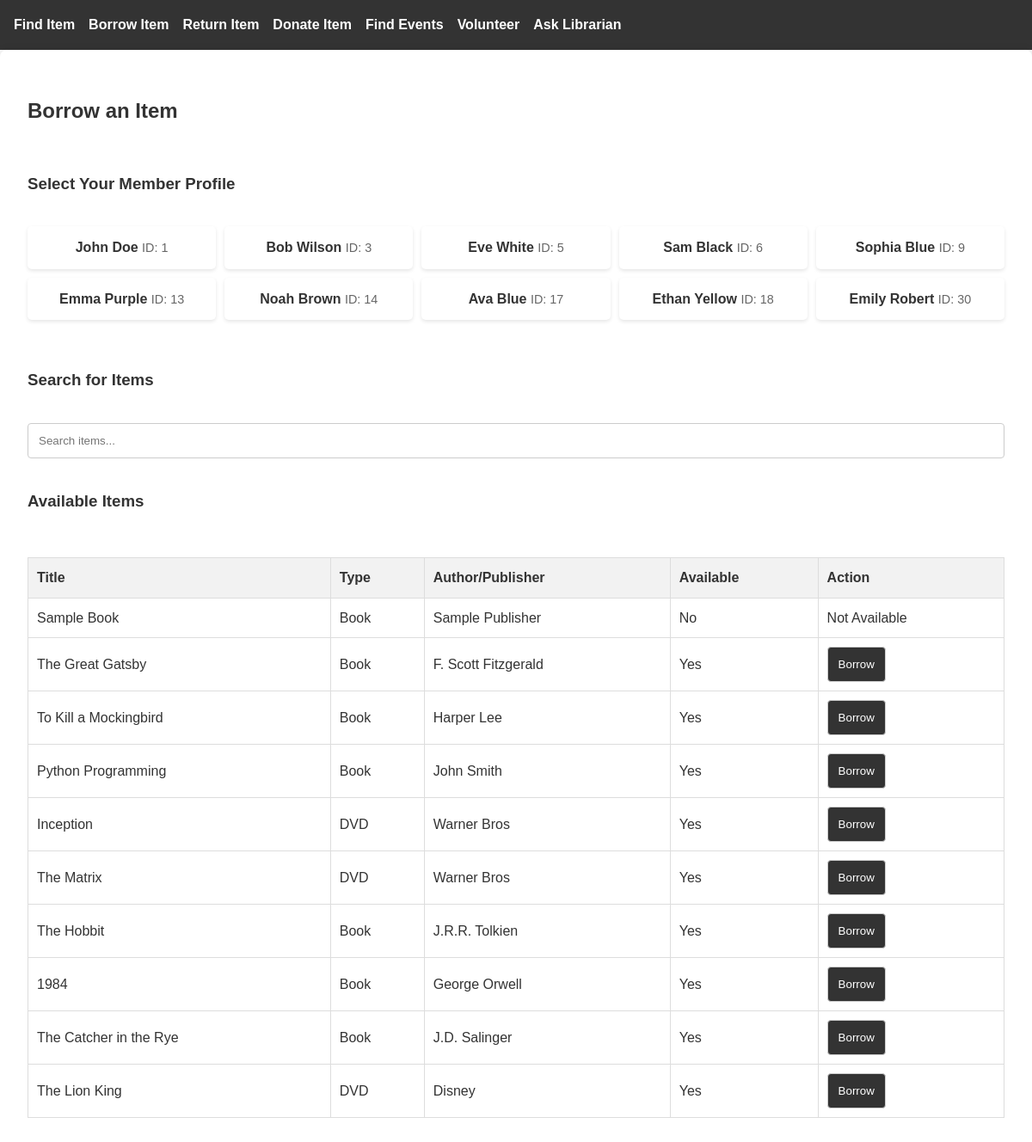
The app's page /borrow-item, older data.
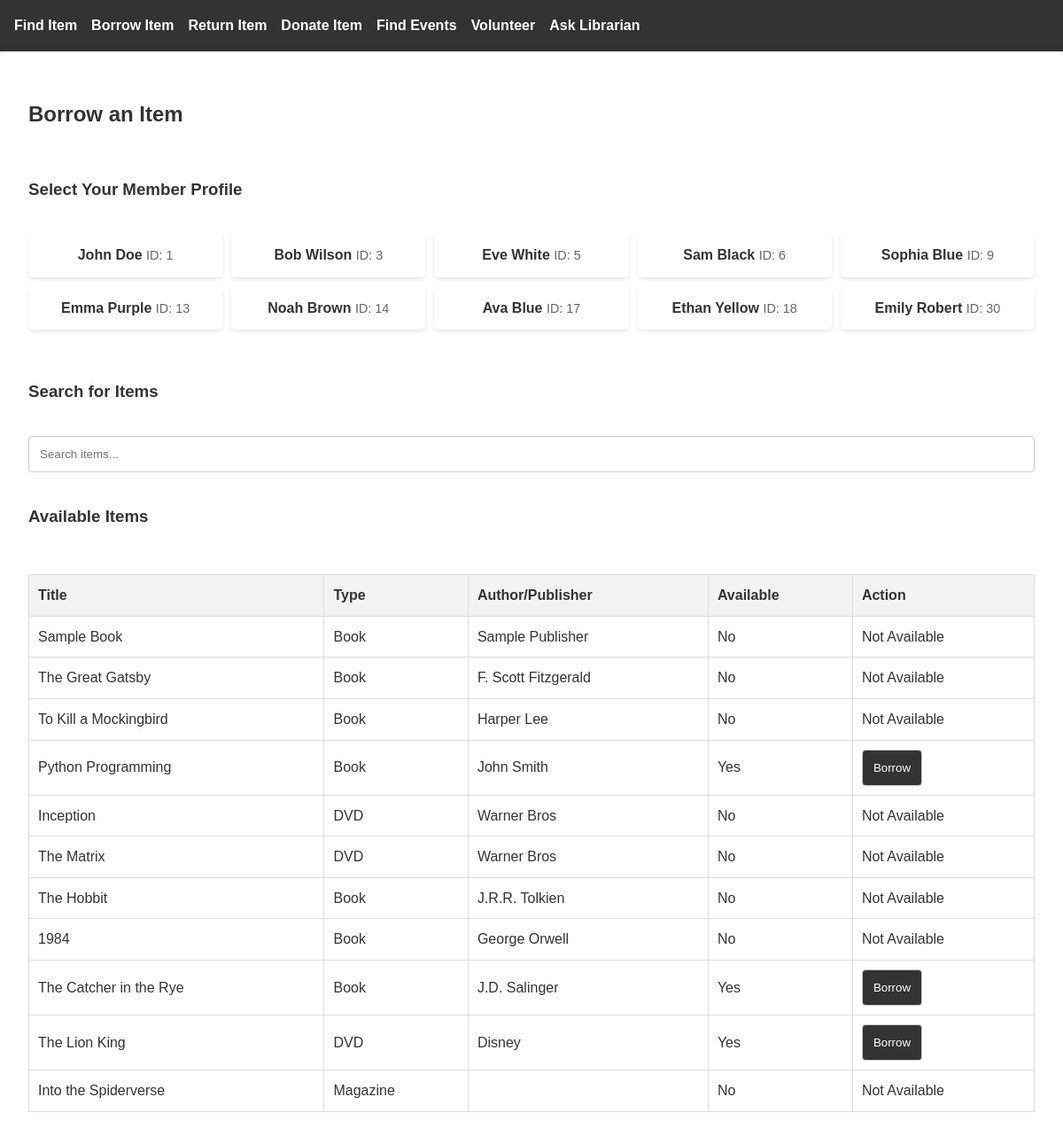
The same page, newer data.
### tables this page shows
CREATE TABLE Person (
            PersonID INTEGER PRIMARY KEY AUTOINCREMENT, 
            Name TEXT NOT NULL, 
            Address TEXT, 
            PhoneNumber TEXT, 
            Email TEXT UNIQUE, 
            Role TEXT NOT NULL 
            CHECK (Role IN ('Member', 'Librarian', 'Volunteer'))
        );

CREATE TABLE Item (
            ItemID INTEGER PRIMARY KEY AUTOINCREMENT, 
            Title TEXT NOT NULL,
            Type TEXT NOT NULL,
            AuthorPublisher TEXT,
            AvailabilityStatus BOOLEAN DEFAULT 1,
            ISBN TEXT,
            PublicationYear INTEGER
        );

### app.py (the view, shortened to what this page needs)
@app.route('/borrow-item', methods=['GET', 'POST'])
def borrow_item():
    conn = get_db_connection()
    items = conn.execute("SELECT * FROM Item").fetchall()
    members = conn.execute("""
        SELECT p.PersonID, p.Name
        FROM Person p
        JOIN Member m ON p.PersonID = m.MemberID
        WHERE p.Role = 'Member'
    """).fetchall()
    conn.close()
    return render_template('borrow_item.html', items=items, members=members)

### app.py (called while the page is built)
def get_db_connection():
    print("Connecting to database...")
    conn = sqlite3.connect('354_mini_project.db')
    conn.row_factory = sqlite3.Row
    return conn

### templates/borrow_item.html (shortened to what this page needs)
{% extends "base.html" %}
{% block content %}
<h2>Borrow an Item</h2>
<form method="POST">
    <h3>Select Your Member Profile</h3>
    <div class="member-grid">
        {% for member in members %}
        <div class="member-card {% if request.form.get('member_id') == member['PersonID'] %}selected{% endif %}">
            <label for="member_{{ member['PersonID'] }}">
                <span class="member-name">{{ member['Name'] }}</span>
                <span class="member-id">ID: {{ member['PersonID'] }}</span>
            </label>
        </div>
        {% endfor %}
    </div>
    <h3>Search for Items</h3>
    <input type="text" id="search_term" placeholder="Search items..." onkeyup="filterItems()">
    <h3>Available Items</h3>
    <table id="items_table">
        <tr>
            <th>Title</th>
            <th>Type</th>
            <th>Author/Publisher</th>
            <th>Available</th>
            <th>Action</th>
        </tr>
        {% for item in items %}
        <tr>
            <td>{{ item['Title'] }}</td>
            <td>{{ item['Type'] }}</td>
            <td>{{ item['AuthorPublisher'] }}</td>
            <td>{{ 'Yes' if item['AvailabilityStatus'] else 'No' }}</td>
            <td>
                {% if item['AvailabilityStatus'] %}
                <button type="button" class="borrow-button" data-item-id="{{ item['ItemID'] }}">Borrow</button>
                {% else %}
                Not Available
                {% endif %}
            </td>
        </tr>
        {% endfor %}
    </table>
</form>
{% endblock %}

### templates/base.html (shortened to what this page needs)
<!DOCTYPE html>
<html>
<head>
    <link rel="stylesheet" href="{{ url_for('static', filename='styles.css') }}">
</head>
<body>
    <nav>
        <ul>
            <li><a href="/find-item">Find Item</a></li>
            <li><a href="/borrow-item">Borrow Item</a></li>
            <li><a href="/return-item">Return Item</a></li>
            <li><a href="/donate-item">Donate Item</a></li>
            <li><a href="/find-events">Find Events</a></li>
            <li><a href="/volunteer">Volunteer</a></li>
            <li><a href="/ask-help">Ask Librarian</a></li>
        </ul>
    </nav>
    <div class="container">
        {% block content %}{% endblock %}
    </div>
</body>
</html>

### static/styles.css (style rules this page uses)
body { font-family: Arial, sans-serif; margin: 0; padding: 0; background-color: #f9f9f9; color: #333; line-height: 1.6; }
nav { background-color: #333; padding: 1rem; }
nav ul { list-style: none; margin: 0; padding: 0; display: flex; gap: 1rem; }
nav a { color: white; text-decoration: none; font-weight: bold; transition: color 0.3s ease-in-out; }
.container { max-width: 1200px; margin: 0 auto; padding: 2rem; background: white; border-radius: 8px; box-shadow: 0 0 10px rgba(0, 0, 0, 0.1); }
table { width: 100%; border-collapse: collapse; margin-top: 1rem; background: white; }
th, td { border: 1px solid #ddd; padding: 10px; text-align: left; }
th { background-color: #f2f2f2; font-weight: bold; }
form { margin: 2rem 0; display: flex; flex-direction: column; gap: 1rem; }
input, button { padding: 0.75rem; border: 1px solid #ccc; border-radius: 4px; }
button { background-color: #333; color: white; cursor: pointer; transition: background 0.3s ease-in-out; }

### templates/borrow_item.html (style rules this page uses)
.member-grid { display: grid; grid-template-columns: repeat(auto-fill, minmax(200px, 1fr)); gap: 10px; margin-bottom: 20px; }
.member-card { background: white; border-radius: 5px; padding: 12px; box-shadow: 0 2px 4px rgba(0, 0, 0, 0.1); transition: all 0.2s; cursor: pointer; text-align: center; }
.member-card label { display: block; cursor: pointer; }
.member-name { font-weight: bold; margin-bottom: 5px; }
.member-id { font-size: 0.9em; color: #666; }

Row changes from the older to the newer data that the page shows:
changed Item "The Great Gatsby": AvailabilityStatus "Yes" → "No"; AvailabilityStatus "Borrow" → "Not Available"
changed Item "To Kill a Mockingbird": AvailabilityStatus "Yes" → "No"; AvailabilityStatus "Borrow" → "Not Available"
changed Item "Inception": AvailabilityStatus "Yes" → "No"; AvailabilityStatus "Borrow" → "Not Available"
changed Item "The Matrix": AvailabilityStatus "Yes" → "No"; AvailabilityStatus "Borrow" → "Not Available"
changed Item "The Hobbit": AvailabilityStatus "Yes" → "No"; AvailabilityStatus "Borrow" → "Not Available"
changed Item "George Orwell": AvailabilityStatus "Yes" → "No"; AvailabilityStatus "Borrow" → "Not Available"
added Item: Title "Into the Spiderverse", Type "Magazine", AvailabilityStatus "No", shows "Not Available"
